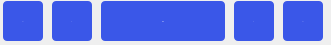
<?xml version="1.0" encoding="UTF-8"?>
<ui version="4.0">
 <class>Form</class>
 <widget class="QWidget" name="Form">
  <property name="geometry">
   <rect>
    <x>0</x>
    <y>0</y>
    <width>331</width>
    <height>45</height>
   </rect>
  </property>
  <property name="windowTitle">
   <string>Form</string>
  </property>
  <widget class="QWidget" name="layoutWidget">
   <property name="geometry">
    <rect>
     <x>0</x>
     <y>0</y>
     <width>331</width>
     <height>42</height>
    </rect>
   </property>
   <layout class="QHBoxLayout" name="horizontalLayout_2">
    <item>
     <widget class="QPushButton" name="pushButton_SeekBeginning">
      <property name="minimumSize">
       <size>
        <width>10</width>
        <height>40</height>
       </size>
      </property>
      <property name="maximumSize">
       <size>
        <width>40</width>
        <height>16777215</height>
       </size>
      </property>
      <property name="font">
       <font>
        <family>Poppins</family>
        <pointsize>-1</pointsize>
        <weight>50</weight>
        <italic>false</italic>
        <bold>false</bold>
       </font>
      </property>
      <property name="cursor">
       <cursorShape>PointingHandCursor</cursorShape>
      </property>
      <property name="styleSheet">
       <string notr="true">

background: #3A57E8;
border-radius: 4px;
font: 400 16px &quot;Poppins&quot;;

color: rgb(255, 255, 255);</string>
      </property>
      <property name="text">
       <string>|&lt;</string>
      </property>
     </widget>
    </item>
    <item>
     <widget class="QPushButton" name="pushButton_SeekL">
      <property name="minimumSize">
       <size>
        <width>20</width>
        <height>40</height>
       </size>
      </property>
      <property name="maximumSize">
       <size>
        <width>40</width>
        <height>16777215</height>
       </size>
      </property>
      <property name="font">
       <font>
        <family>Poppins</family>
        <pointsize>-1</pointsize>
        <weight>50</weight>
        <italic>false</italic>
        <bold>false</bold>
       </font>
      </property>
      <property name="cursor">
       <cursorShape>PointingHandCursor</cursorShape>
      </property>
      <property name="styleSheet">
       <string notr="true">

background: #3A57E8;
border-radius: 4px;
font: 400 16px &quot;Poppins&quot;;

color: rgb(255, 255, 255);</string>
      </property>
      <property name="text">
       <string>&lt;</string>
      </property>
     </widget>
    </item>
    <item>
     <widget class="QPushButton" name="pushButton_PlayButton">
      <property name="minimumSize">
       <size>
        <width>124</width>
        <height>40</height>
       </size>
      </property>
      <property name="maximumSize">
       <size>
        <width>111</width>
        <height>16777215</height>
       </size>
      </property>
      <property name="font">
       <font>
        <family>Poppins</family>
        <pointsize>-1</pointsize>
        <weight>50</weight>
        <italic>false</italic>
        <bold>false</bold>
       </font>
      </property>
      <property name="cursor">
       <cursorShape>PointingHandCursor</cursorShape>
      </property>
      <property name="styleSheet">
       <string notr="true">

background: #3A57E8;
border-radius: 4px;
font: 400 16px &quot;Poppins&quot;;

color: rgb(255, 255, 255);</string>
      </property>
      <property name="text">
       <string>Play</string>
      </property>
      <property name="icon">
       <iconset>
        <normaloff>://media/icons/media/icon_media_80.png</normaloff>://media/icons/media/icon_media_80.png</iconset>
      </property>
     </widget>
    </item>
    <item>
     <widget class="QPushButton" name="pushButton_SeekR">
      <property name="minimumSize">
       <size>
        <width>10</width>
        <height>40</height>
       </size>
      </property>
      <property name="maximumSize">
       <size>
        <width>40</width>
        <height>16777215</height>
       </size>
      </property>
      <property name="font">
       <font>
        <family>Poppins</family>
        <pointsize>-1</pointsize>
        <weight>50</weight>
        <italic>false</italic>
        <bold>false</bold>
       </font>
      </property>
      <property name="cursor">
       <cursorShape>PointingHandCursor</cursorShape>
      </property>
      <property name="styleSheet">
       <string notr="true">

background: #3A57E8;
border-radius: 4px;
font: 400 16px &quot;Poppins&quot;;

color: rgb(255, 255, 255);</string>
      </property>
      <property name="text">
       <string>&gt;</string>
      </property>
     </widget>
    </item>
    <item>
     <widget class="QPushButton" name="pushButton_SeekEnd">
      <property name="minimumSize">
       <size>
        <width>10</width>
        <height>40</height>
       </size>
      </property>
      <property name="maximumSize">
       <size>
        <width>40</width>
        <height>16777215</height>
       </size>
      </property>
      <property name="font">
       <font>
        <family>Poppins</family>
        <pointsize>-1</pointsize>
        <weight>50</weight>
        <italic>false</italic>
        <bold>false</bold>
       </font>
      </property>
      <property name="cursor">
       <cursorShape>PointingHandCursor</cursorShape>
      </property>
      <property name="styleSheet">
       <string notr="true">

background: #3A57E8;
border-radius: 4px;
font: 400 16px &quot;Poppins&quot;;

color: rgb(255, 255, 255);</string>
      </property>
      <property name="text">
       <string>&gt;|</string>
      </property>
     </widget>
    </item>
   </layout>
  </widget>
 </widget>
 <resources/>
 <connections/>
</ui>
